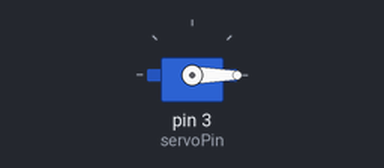
Bench run of a sketch on a simulated Arduino Uno, built with avr-gcc and run on an emulated ATmega328P. Shown: servo.

Above: at 0.05 s.
At 2.5 s:
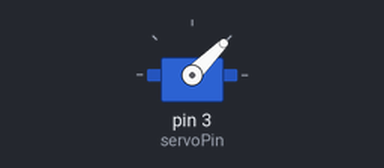
At 3.75 s:
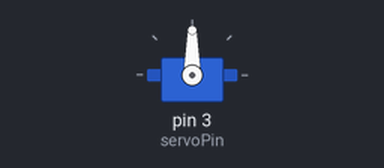
At 5.0 s:
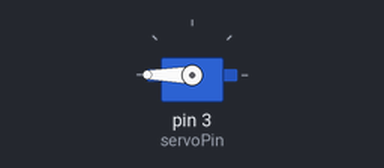
Timing chart, 0 to 6.5 s (numbered marks = the images above):
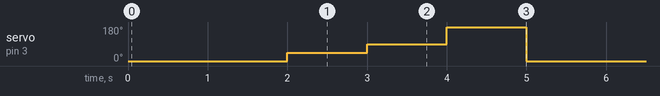

Measured:
- by itself, servo on pin 3 (servoPin): repeats every 5.0 s: 90° 1.0 s, 180° 1.0 s, 0° 2.0 s, 45° 1.0 s

The sketch:

servo_prog.ino
```cpp
#include<Servo.h>
int servoPin=3;
Servo Servo1;
void setup(){
Servo1.attach(servoPin);
}
void loop(){
Servo1.write(0);
delay(2000);
Servo1.write(45);
delay(1000);
Servo1.write(90);
delay(1000);
Servo1.write(180);
delay(1000);
}
```
